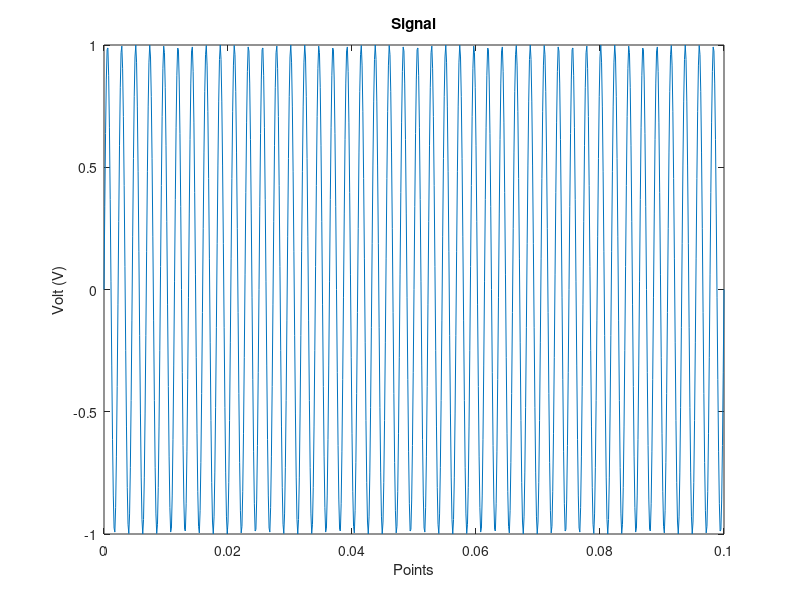

The MATLAB script that drew this image: (Note: this script raises an error after producing the figure.)
% Question B

A = 1;                          % Amplitude du signal
F0 = 440;                       % Frequence du fondamental 1
Fe1 = 8000;                     % Frequence d'echantillonnage
Te1 = 1/Fe1;                    % Periode d'echantillonnage
t = 0:Te1:0.1;                  % Temps d'etude
x1 = A*sin(2*pi*F0*t);          % Signal d'etude
M = 2^11;                       % Nombre de points
X1 = fft(abs(x1),M);            % FFT du signal 1

% Construction du graphe

figure
plot(t,x1)
xlabel('Points')
ylabel('Volt (V)')
title('Signal')

figure

% Le sginal est reconstruit de sorte a respecter la condition de
% Shannon, le signal est 
% Question C

Fe2 = 500;                      % Frequence du fondamental 2
x2 = A*sin(2*pi*F0*t);      % Signal d'etude
X2 = fft(abs(x2));              % FFT du signal 2

figure(1)
hold on
plot(N,x1,'mo')
xlabel('Points')
ylabel('Volt (V)')
title('Signal')
axis([0 500 -1.10 1.10])

% Question G & H

[s,Fs] = audioread('bonjour.wav');
sound(y);
L = length(s);
pas = Fs/(L-1);
y = fft(s);
f = 0:pas:Fs;
Ydb = 20*log10(abs(y));

figure
plot(f,Ydb)

% Question I & J

k = 6;
N = length(s);
Ts = 1/Fs;
pas = k*Ts;
y1 = s/k;
sound(y1)

% Question K
% Pour eviter le recouvrement de spectre, il faut sous-echantillonner
% le signal de sorte que Fe >= 2fmax/k

%Question L

%Question M